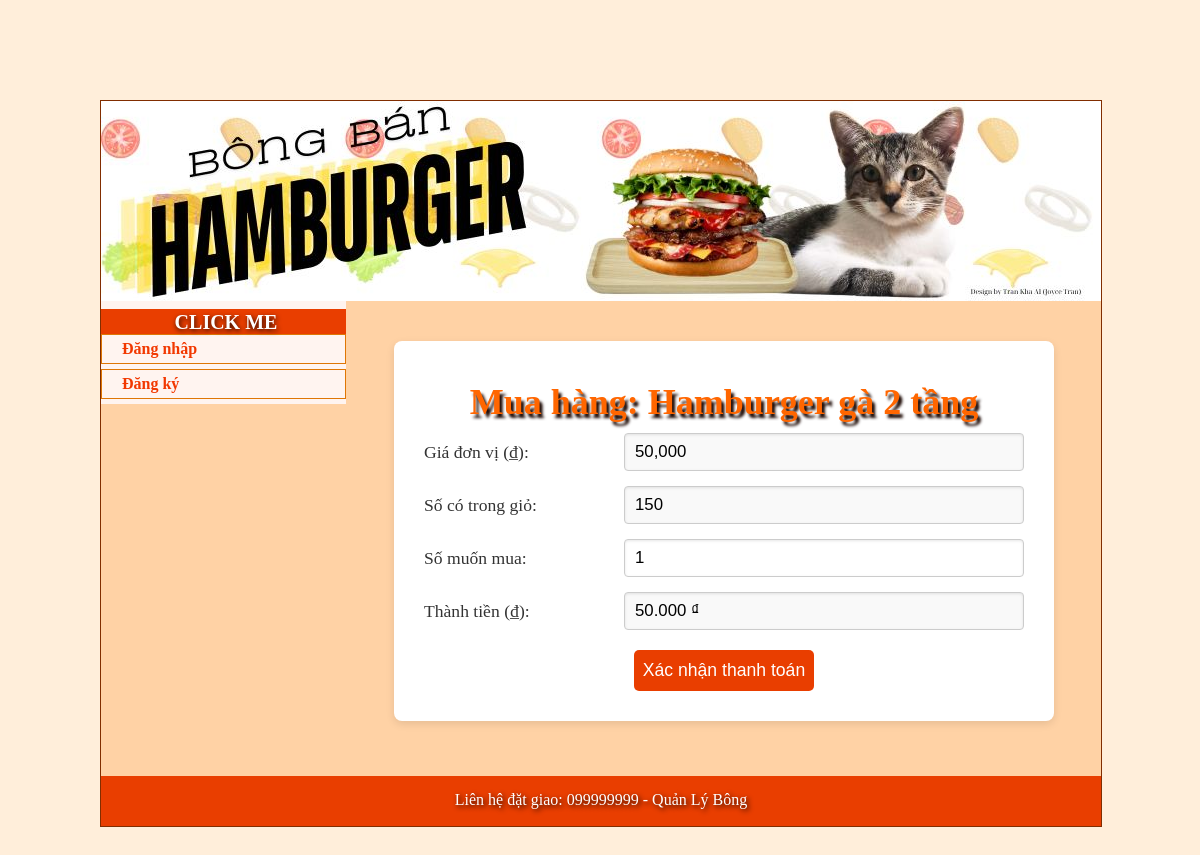
Page /Hamburger/index.php?do=giohang_mua&MaGio=14&MaND=17 on the committed database.
### tables this page shows
CREATE TABLE IF NOT EXISTS `giohang` (
  `MaGio` int(11) NOT NULL AUTO_INCREMENT,
  `MaNguoiDung` int(11) NOT NULL,
  `MaMonAn` int(11) DEFAULT NULL,
  `TenMon` text,
  `SoLuong` int(11) DEFAULT NULL,
  `Gia` int(11) DEFAULT NULL,
  `Anh` text,
  PRIMARY KEY (`MaGio`)
);

### Hamburger/giohang_mua.php (the view, shortened to what this page needs)
<?php
require 'cauhinh.php';
$maGio = isset($_GET['MaGio']) ? intval($_GET['MaGio']) : 0;
$maND  = isset($_GET['MaND'])  ? intval($_GET['MaND'])  : 0;
$stmt = $connect->prepare("SELECT TenMon, Gia, SoLuong FROM giohang WHERE MaGio = ? AND MaNguoiDung = ?");
$stmt->bind_param("ii", $maGio, $maND);
$stmt->execute();
$item = $stmt->get_result()->fetch_assoc();
$unitPrice = floatval($item['Gia']);
?>
<!DOCTYPE html>
<html lang="vi">
<head>
</head>
<body>
  <div class="buy-form">
    <h3>Mua hàng: <?php echo htmlspecialchars($item['TenMon'], ENT_QUOTES, 'UTF-8'); ?></h3>
    <form action="index.php?do=giohang_mua_xuly" method="post">
      <div class="form-row">
        <label>Giá đơn vị (₫):</label>
        <input
          type="text"
          id="DonGia"
          value="<?php echo number_format($unitPrice); ?>"
          readonly
        >
      </div>
      <div class="form-row">
        <label>Số có trong giỏ:</label>
        <input
          type="text"
          value="<?php echo intval($item['SoLuong']); ?>"
          readonly
        >
      </div>
      <div class="form-row">
        <label>Số muốn mua:</label>
        <input
          type="number"
          id="SoLuongMua"
          name="SoLuongMua"
          min="1"
          max="<?php echo intval($item['SoLuong']); ?>"
          value="1"
          required
        >
      </div>
      <div class="form-row">
        <label>Thành tiền (₫):</label>
        <input
          type="text"
          id="ThanhTien"
          readonly
        >
      </div>
      <button type="submit" class="submit-btn">Xác nhận thanh toán</button>
    </form>
  </div>
</body>
</html>

### Hamburger/css/style.css (style rules this page uses)
body { margin: 100px; background-color: rgb(255, 255, 255); }
#BenPhai h3 { font-size: 36px; padding: 2px 0 10px 0; color: rgb(255, 102, 0); font-family: Tahoma; margin-top: 8px; margin-bottom: 0; text-shadow: 3px 4px 3px #1a0600; text-align: center; }
input[type="text"], input[type="password"] { width: 300px; border-top: 0px; border-left: 0px; border-right: 0px; border-bottom: 1px dotted #808000; }

### Hamburger/giohang_mua.php (style rules this page uses)
body { background: #ffeeda; font-family: Arial, sans-serif; }
.buy-form { max-width: 600px; margin: 40px auto; padding: 30px; background: #fff; border-radius: 8px; box-shadow: 0 3px 8px rgba(0,0,0,0.1); }
.buy-form h3 { text-align: center; color: #e93e00; font-size: 2rem; margin-bottom: 20px; }
.form-row { display: flex; align-items: center; margin-bottom: 15px; }
.form-row label { flex: 0 0 200px; font-size: 1.1rem; color: #333; }
.form-row input { flex: 1; padding: 8px 10px; font-size: 1.05rem; border: 1px solid #ccc; border-radius: 4px; box-shadow: inset 0 1px 3px rgba(0,0,0,0.1); }
.form-row input[readonly] { background: #f9f9f9; }
.submit-btn { display: block; width:180px; margin: 20px auto 0; padding:10px 0; font-size:1.1rem; background:#e93e00; color:#fff; border:none; border-radius:5px; cursor:pointer; transition: background .2s; }

### rows in the picture
giohang: TenMon "Hamburger gà 2 tầng", Gia "50,000", SoLuong "150"
